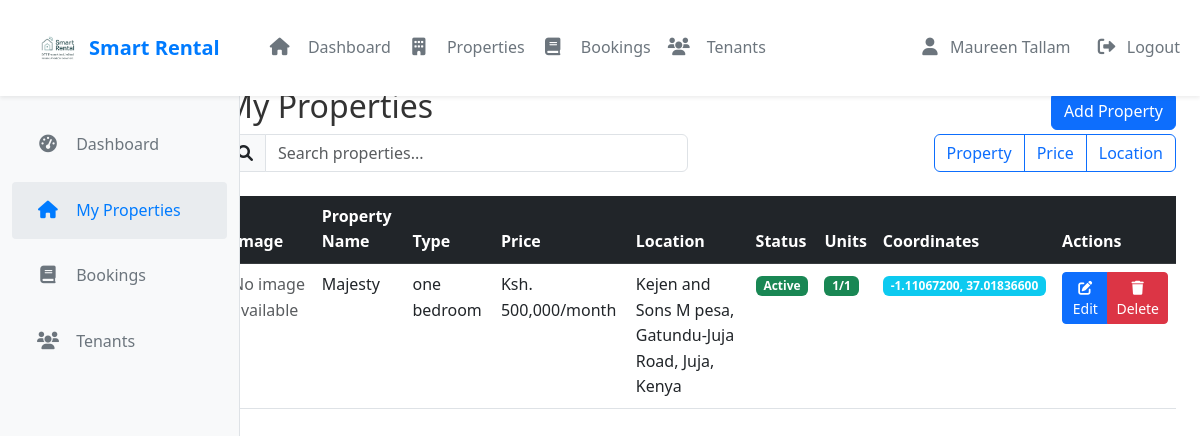
Page /smart_landlords/properties.php (signed in) on the earlier database version.
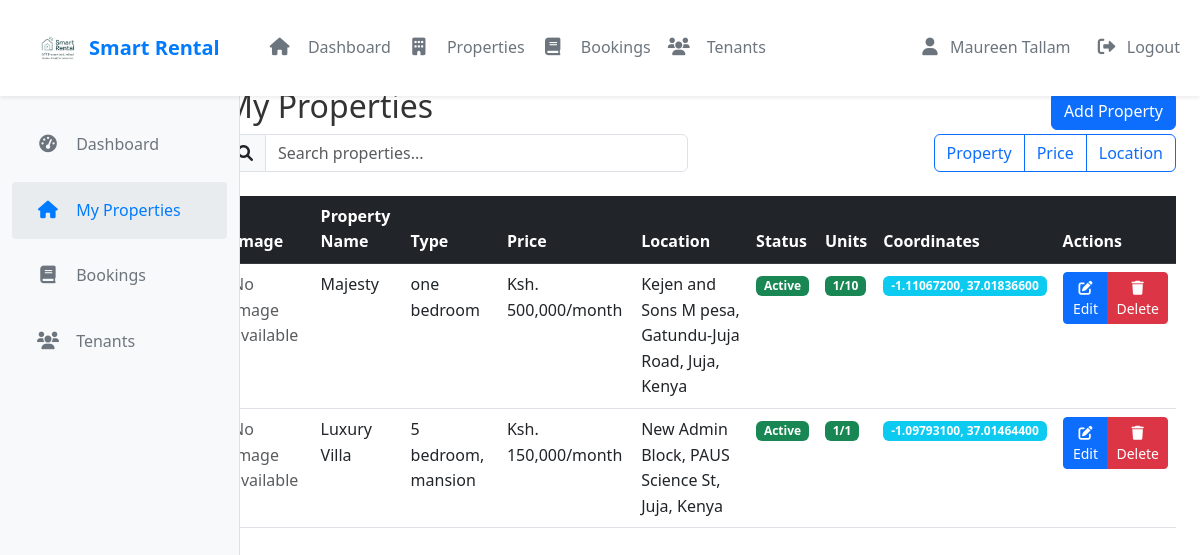
Same page on the later database version.
### tables this page shows
CREATE TABLE `houses` (
  `id` int(30) NOT NULL,
  `landlord_id` int(30) NOT NULL,
  `house_no` varchar(50) NOT NULL,
  `category_id` int(30) NOT NULL,
  `description` text NOT NULL,
  `location` varchar(255) DEFAULT NULL,
  `city` varchar(100) DEFAULT NULL,
  `state` varchar(100) DEFAULT NULL,
  `country` varchar(100) DEFAULT NULL,
  `latitude` decimal(10,8) DEFAULT NULL,
  `longitude` decimal(11,8) DEFAULT NULL,
  `price` double NOT NULL,
  `security_deposit` decimal(10,2) DEFAULT NULL,
  `min_rental_period` int(11) DEFAULT 1 COMMENT 'In months',
  `max_rental_period` int(11) DEFAULT 12 COMMENT 'In months',
  `advance_rent_months` int(11) DEFAULT 1 COMMENT 'Number of months rent to pay in advance',
  `bedrooms` int(11) DEFAULT 0,
  `bathrooms` int(11) DEFAULT 0,
  `area` decimal(10,2) DEFAULT NULL,
  `image` varchar(255) DEFAULT NULL,
  `main_image` varchar(255) DEFAULT NULL,
  `featured` tinyint(1) DEFAULT 0,
  `status` tinyint(1) DEFAULT 1,
  `created_at` timestamp NOT NULL DEFAULT current_timestamp(),
  `updated_at` timestamp NOT NULL DEFAULT current_timestamp() ON UPDATE current_timestamp(),
  `address` text DEFAULT NULL,
  `total_units` int(11) NOT NULL DEFAULT 1,
  `available_units` int(11) NOT NULL DEFAULT 1
);

CREATE TABLE `categories` (
  `id` int(30) NOT NULL,
  `name` varchar(200) NOT NULL
);

### config/auth.php (called while the page is built, shortened)
<?php
function has_role($role) {
    return isset($_SESSION['user_type']) && $_SESSION['user_type'] === $role;
}
function is_landlord() {
    return has_role('landlord');
}
?>

### smart_landlords/properties.php (the view, shortened to what this page needs)
<?php
require_once '../config/db.php';
require_once '../config/auth.php';
$stmt = $conn->prepare("SELECT h.*, c.name as category_name
                       FROM houses h
                       LEFT JOIN categories c ON h.category_id = c.id
                       WHERE h.landlord_id = ?");
$stmt->bind_param('i', $_SESSION['user_id']);
$stmt->execute();
$properties = $stmt->get_result()->fetch_all(MYSQLI_ASSOC);
?>
<!DOCTYPE html>
<html lang="en">
<head>
    <link href="https://cdn.jsdelivr.net/npm/bootstrap@5.3.0/dist/css/bootstrap.min.css" rel="stylesheet">
    <link rel="stylesheet" href="https://cdnjs.cloudflare.com/ajax/libs/font-awesome/6.0.0/css/all.min.css">
    <link rel="stylesheet" href="assets/css/style.css">
</head>
<body>
    <?php include('./includes/header.php'); ?>
    <div class="container-fluid">
        <div class="row">
            <nav id="sidebar" class="col-md-3 col-lg-2 d-md-block bg-light sidebar">
                <div class="position-sticky pt-3">
                    <ul class="nav flex-column">
                        <li class="nav-item">
                            <a class="nav-link" href="index.php">
                                <i class="fas fa-tachometer-alt"></i> Dashboard
                            </a>
                        </li>
                        <li class="nav-item">
                            <a class="nav-link active" href="properties.php">
                                <i class="fas fa-home"></i> My Properties
                            </a>
                        </li>
                        <li class="nav-item">
                            <a class="nav-link" href="bookings.php">
                                <i class="fas fa-book"></i> Bookings
                            </a>
                        </li>
                        <li class="nav-item">
                            <a class="nav-link" href="tenants.php">
                                <i class="fas fa-users"></i> Tenants
                            </a>
                        </li>
                    </ul>
                </div>
            </nav>
            <main class="col-md-9 ms-sm-auto col-lg-10 px-md-4">
                <div class="d-flex justify-content-between flex-wrap flex-md-nowrap align-items-center pt-3 pb-2 mb-3 border-bottom">
                    <h1 class="h2">Manage Properties</h1>
                </div>
                <div class="d-flex justify-content-between align-items-center">
                    <h2>My Properties</h2>
                    <a href="add_property.php" class="btn btn-primary">
                        Add Property
                    </a>
                </div>
                <div class="row mb-4">
                    <div class="col-md-6">
                        <div class="input-group">
                            <span class="input-group-text">
                                <i class="fas fa-search"></i>
                            </span>
                            <input type="text" id="searchInput" class="form-control" placeholder="Search properties...">
                        </div>
                    </div>
                    <div class="col-md-6">
                        <div class="btn-group float-end">
                            <button class="btn btn-outline-primary" onclick="sortTable(0)">Property</button>
                            <button class="btn btn-outline-primary" onclick="sortTable(2)">Price</button>
                            <button class="btn btn-outline-primary" onclick="sortTable(3)">Location</button>
                        </div>
                    </div>
                </div>
                <div class="table-responsive">
                    <table class="table table-hover" id="propertiesTable">
                        <thead class="table-dark">
                            <tr>
                                <th>Image</th>
                            <th>Property Name</th>
                            <th>Type</th>
                            <th>Price</th>
                            <th>Location</th>
                            <th>Status</th>
                                <th>Units</th>
                            <th>Coordinates</th>
                                <th>Actions</th>
                            </tr>
                        </thead>
                        <tbody>
                            <?php foreach ($properties as $property): ?>
                            <tr>
                                <td>
                                    <?php
                                    $imagePath = '../uploads/' . $property['main_image'];
                                    if (file_exists($imagePath)) {
                                        echo '<img src="' . htmlspecialchars($imagePath) . '"
                                              alt="' . htmlspecialchars($property['house_no']) . '"
                                              class="property-image"
                                              style="width: 50px; height: 50px; object-fit: cover;">';
                                    } else {
                                        echo '<div class="text-muted">No image available</div>';
                                    }
                                    ?>
                                </td>
                                <td><?php echo htmlspecialchars($property['house_no']); ?></td>
                                <td><?php echo htmlspecialchars($property['category_name']); ?></td>
                                <td>Ksh. <?php echo number_format($property['price']); ?>/month</td>
                                <td><?php echo htmlspecialchars($property['location']); ?></td>
                                <td>
                                    <span class="badge bg-<?php echo $property['status'] ? 'success' : 'danger'; ?>">
                                        <?php echo $property['status'] ? 'Active' : 'Inactive'; ?>
                                    </span>
                                </td>
                                <td>
                                    <span class="badge <?php echo $property['available_units'] > 0 ? 'bg-success' : 'bg-danger'; ?>">
                                        <?php echo htmlspecialchars($property['available_units'] . '/' . $property['total_units']); ?>
                                    </span>
                                </td>
                                <td>
                                    <span class="badge bg-info">
                                        <?php echo htmlspecialchars($property['latitude'] . ', ' . $property['longitude']); ?>
                                    </span>
                                </td>
                                <td>
                                    <div class="btn-group">
                                        <button class="btn btn-sm btn-primary" onclick="editProperty(<?php echo $property['id']; ?>)">
                                            <i class="fas fa-edit"></i> Edit
                                        </button>
                                        <button class="btn btn-sm btn-danger" data-bs-toggle="modal" data-bs-target="#deletePropertyModal" data-property-id="<?php echo $property['id']; ?>" data-property-name="<?php echo htmlspecialchars($property['house_no']); ?>">
                                            <i class="fas fa-trash"></i> Delete
                                        </button>
                                    </div>
                                </td>
                            </tr>
                            <?php endforeach; ?>
                        </tbody>
                    </table>
                </div>
            </main>
        </div>
    </div>
</body>
</html>

### smart_landlords/includes/header.php (shortened to what this page needs)
<?php
require_once '../config/auth.php';
?>
<nav class="navbar navbar-expand-lg navbar-light bg-white shadow-sm fixed-top">
    <div class="container-fluid">
        <a class="navbar-brand d-flex align-items-center" href="index.php">
            <img src="./assets/images/smart_rental_logo.png" alt="Smart Rental" height="40" class="me-2">
            <span class="navbar-text">Smart Rental</span>
        </a>
        <div class="collapse navbar-collapse" id="navbarNav">
            <ul class="navbar-nav me-auto">
                <li class="nav-item">
                    <a class="nav-link" href="index.php">
                        <i class="fas fa-home"></i> Dashboard
                    </a>
                </li>
                <li class="nav-item">
                    <a class="nav-link" href="properties.php">
                        <i class="fas fa-building"></i> Properties
                    </a>
                </li>
                <li class="nav-item">
                    <a class="nav-link" href="bookings.php">
                        <i class="fas fa-book"></i> Bookings
                    </a>
                </li>
                <li class="nav-item">
                    <a class="nav-link" href="tenants.php">
                        <i class="fas fa-users"></i> Tenants
                    </a>
                </li>
            </ul>
            <ul class="navbar-nav">
                <?php if (is_landlord()): ?>
                    <li class="nav-item">
                        <span class="nav-link me-2">
                            <i class="fas fa-user me-1"></i>
                            <?php echo htmlspecialchars($_SESSION['user_name']); ?>
                        </span>
                    </li>
                    <li class="nav-item">
                        <a class="nav-link btn btn-outline-primary" href="../logout.php">
                            <i class="fas fa-sign-out-alt me-1"></i>
                            Logout
                        </a>
                    </li>
                <?php endif; ?>
            </ul>
        </div>
    </div>
</nav>

### smart_landlords/assets/css/style.css (style rules this page uses)
body { font-family: 'Segoe UI', Tahoma, Geneva, Verdana, sans-serif; line-height: 1.6; color: #333; }
.navbar { box-shadow: 0 2px 4px rgba(0,0,0,0.1); }
.navbar-brand img { height: 40px; }
.sidebar { position: fixed; top: 0; left: 0; width: 240px; min-height: 100vh; padding-top: 6rem; background-color: #f8f9fa; border-right: 1px solid #dee2e6; z-index: 1000; }
.navbar { z-index: 1030; box-shadow: 0 2px 4px rgba(0,0,0,0.1); }
.nav-link { color: #6c757d; padding: 1rem 1.5rem; margin: 0.25rem 0; transition: all 0.3s ease; border-radius: 4px; }
.nav-link i { width: 1.75rem; text-align: center; margin-right: 1rem; font-size: 1.2rem; }
.nav-link.active { color: #007bff; background-color: #e9ecef; font-weight: 500; }
.nav-link i { width: 1.5rem; text-align: center; margin-right: 0.75rem; font-size: 1.1rem; }
.navbar-brand { padding: 1rem 1.5rem; }
.navbar-brand img { height: 45px; margin-right: 1rem; }
.navbar-brand span { font-weight: 600; color: #007bff; font-size: 1.25rem; }

Differences in the rows shown:
changed houses "Majesty": available_units+total_units "1/1" → "1/10"
added houses: shows "No image available", house_no "Luxury Villa", category.name "5 bedroom, mansion", price "150,000", location "New Admin Block, PAUS Science St, Juja, Kenya", status "Active", available_units+total_units "1/1", latitude+longitude "-1.09793100, 37.01464400"
